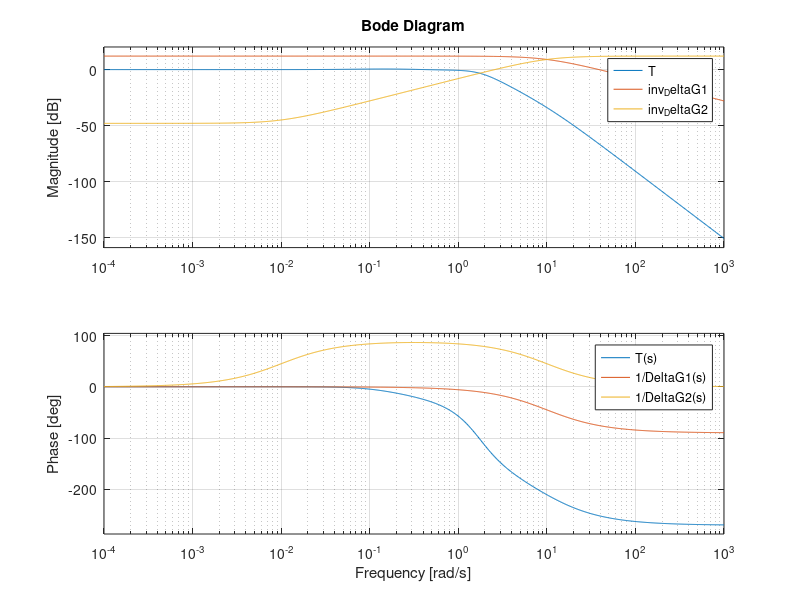

This figure's MATLAB source:
s = tf('s');

% System parameters
L_m = 2;       
R_m = 21;      
b = 1;        
J = 3.5;
K_tau = 38;   
K_m = 0.5;     
n = 1/20;      

% Define G
G_partial = K_tau / ((s * L_m + R_m) * (J * s + b));
G_0 = G_partial * n / s;
G = G_0 / (1 + G_partial * K_m);

K_p = 5.8;
% Controller parameters
beta = 0.16;
tau_d = 2.5;
tau_i = 12.4;
K = 17.278;
gamma = 0.038;


F = K*(tau_d*s + 1)*(tau_i*s + 1)/((beta*tau_d*s + 1)*(tau_i*s + gamma));

G_open_loop = F * G;

% Complementary sensitivity function T(s)
T = G_open_loop / (1 + G_open_loop);

% Model error descriptions
DeltaG1 = (s + 10) / 40;
DeltaG2 = (s + 10) / (4 * (s + 0.01));

% 1 / DeltaG1 and 1 / DeltaG2
inv_DeltaG1 = 1 / DeltaG1;
inv_DeltaG2 = 1 / DeltaG2;

% Frequency response plot (Bode) for T(s) and 1/DeltaG(s)
figure;
bode(T, inv_DeltaG1, inv_DeltaG2);
legend('T(s)', '1/DeltaG1(s)', '1/DeltaG2(s)');
grid on;

% Checking stability condition:
% Robust stability condition: |T(jw)| < 1/|DeltaG(jw)|